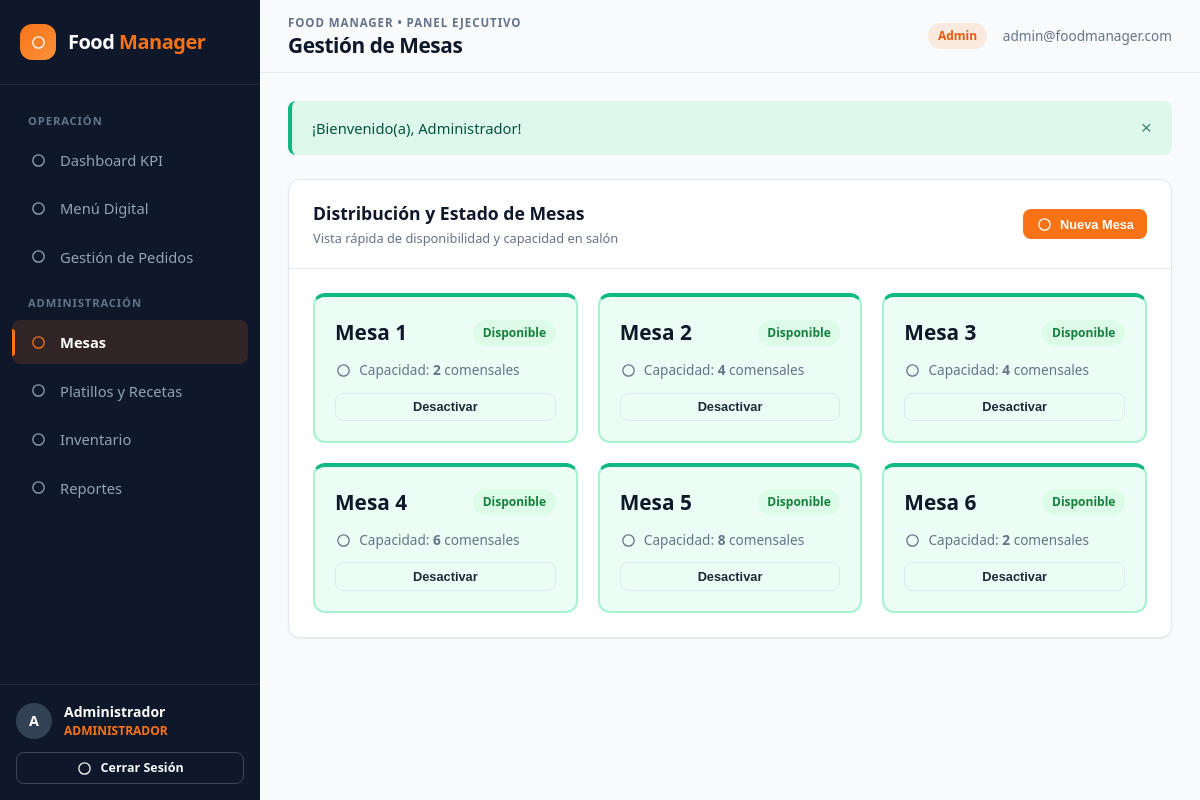
Page /views/tables/tables.php (signed in) on the committed database.
### tables this page shows
CREATE TABLE IF NOT EXISTS `mesas` (
  `id_mesa` INT AUTO_INCREMENT PRIMARY KEY,
  `numero_mesa` INT NOT NULL UNIQUE,
  `capacidad` INT NOT NULL DEFAULT 4,
  `estado` ENUM('disponible', 'ocupada', 'inactiva') NOT NULL DEFAULT 'disponible'
);

### db/mesas/acciones.php (called while the page is built, shortened)
<?php
function getTables(): array
{
    $pdo = getDbConnection();
    $stmt = $pdo->query('SELECT * FROM mesas ORDER BY numero_mesa ASC');
    return $stmt->fetchAll();
}

### views/tables/tables.php (the view, shortened to what this page needs)
<?php
require_once __DIR__ . '/../../helpers/funciones.php';
require_once __DIR__ . '/../../helpers/layout.php';
require_once __DIR__ . '/../../db/mesas/acciones.php';
$tables = getTables();
renderHeader('Gestión de Mesas', 'tables');
?>
<div class="card">
  <div class="card__header">
    <div>
      <h2 class="card__title">Distribución y Estado de Mesas</h2>
      <span class="card__subtitle">Vista rápida de disponibilidad y capacidad en salón</span>
    </div>
    <button type="button" class="btn btn--accent btn--sm" data-modal-target="modalAddTable">
      <?= renderIcon('plus') ?>
      <span>Nueva Mesa</span>
    </button>
  </div>
  <div class="card__body">
    <div class="table-grid">
      <?php foreach ($tables as $table): ?>
        <div class="table-card table-card--<?= e($table['estado']) ?>">
          <div class="table-card__header">
            <span class="table-card__number">Mesa <?= (int)$table['numero_mesa'] ?></span>
            <span class="badge <?= getStatusBadgeClass($table['estado']) ?>">
              <?= e($table['estado']) ?>
            </span>
          </div>
          <div class="table-card__capacity">
            <?= renderIcon('users') ?>
            <span>Capacidad: <strong><?= (int)$table['capacidad'] ?></strong> comensales</span>
          </div>
          <form action="tables.php" method="POST">
            <button type="submit" class="btn btn--outline btn--sm btn--block">
              <?= $table['estado'] === 'inactiva' ? 'Habilitar' : 'Desactivar' ?>
            </button>
          </form>
        </div>
      <?php endforeach; ?>
    </div>
  </div>
</div>

### helpers/funciones.php (shortened to what this page needs)
<?php
function e(?string $value): string
{
    return htmlspecialchars((string)$value, ENT_QUOTES, 'UTF-8');
}
function getStatusBadgeClass(string $status): string
{
    switch ($status) {
        case 'pagado':
        case 'disponible':
            return 'badge--success';
    }
}
function renderIcon(string $name, string $class = 'ui-icon'): string
{
    $path = $icons[$name] ?? '<circle cx="12" cy="12" r="8"/>';
    return sprintf(
        '<svg class="%s" viewBox="0 0 24 24" fill="none" stroke="currentColor" stroke-width="1.8" stroke-linecap="round" stroke-linejoin="round" aria-hidden="true">%s</svg>',
        e($class),
        $path
    );
}

### styles/style.css (style rules this page uses)
:root { --color-primary: #0F172A; --color-primary-light: #1E293B; --color-primary-hover: #334155; --color-accent: #F97316; --color-accent-hover: #EA580C; --color-accent-soft: rgba(249, 115, 22, 0.12); --color-bg: #F8FAFC; --color-card-bg: #FFFFFF; --color-text: #1E293B; --color-text-muted: #64748B; --color-border: #E2E8F0; --color-success: #10B981; --color-warning: #F59E0B; --color-danger: #EF4444; --color-info: #0284C7; --font-family: 'Segoe UI', system-ui, -apple-system, BlinkMacSystemFont, Roboto, sans-serif; --radius-sm: 8px; --radius-md: 12px; --radius-lg: 18px; --shadow-sm: 0 1px 2px rgba(15, 23, 42, 0.04), 0 1px 3px rgba(15, 23, 42, 0.03); --shadow-md: 0 4px 12px -2px rgba(15, 23, 42, 0.07), 0 2px 4px -1px rgba(15, 23, 42, 0.04); --shadow-lg: 0 18px 35px -8px rgba(15, 23, 42, 0.14), 0 6px 12px -4px rgba(15, 23, 42, 0.06); }
*, *::before, *::after { box-sizing: border-box; margin: 0; padding: 0; }
body { font-family: var(--font-family); background-color: var(--color-bg); color: var(--color-text); line-height: 1.5; min-height: 100vh; }
.card { background-color: var(--color-card-bg); border: 1px solid var(--color-border); border-radius: var(--radius-md); box-shadow: var(--shadow-sm); display: flex; flex-direction: column; overflow: hidden; }
.card__header { padding: 1.25rem 1.5rem; border-bottom: 1px solid var(--color-border); display: flex; align-items: center; justify-content: space-between; gap: 1rem; flex-wrap: wrap; }
.card__title { font-size: 1.1rem; font-weight: 700; color: var(--color-primary); }
.card__body { padding: 1.5rem; display: flex; flex-direction: column; gap: 1rem; }
.table-grid { display: flex; flex-wrap: wrap; gap: 1.25rem; }
.table-card { flex: 1 1 calc(25% - 1.25rem); min-width: 220px; background-color: var(--color-card-bg); border: 2px solid var(--color-border); border-radius: var(--radius-md); padding: 1.25rem; display: flex; flex-direction: column; gap: 0.75rem; transition: all 0.2s ease; }
.table-card--disponible { border-color: #A7F3D0; background-color: #ECFDF5; }
.table-card__header { display: flex; justify-content: space-between; align-items: center; }
.table-card__number { font-size: 1.3rem; font-weight: 800; color: var(--color-primary); }
.table-card__capacity { font-size: 0.85rem; color: var(--color-text-muted); display: flex; align-items: center; gap: 0.25rem; }
.badge { display: inline-flex; align-items: center; padding: 0.25rem 0.6rem; border-radius: 9999px; font-size: 0.75rem; font-weight: 700; text-transform: capitalize; }
.badge--success { background-color: #DCFCE7; color: #15803D; }
.btn { display: inline-flex; align-items: center; justify-content: center; gap: 0.5rem; padding: 0.65rem 1.25rem; border-radius: var(--radius-sm); font-size: 0.9rem; font-weight: 600; border: 1px solid transparent; cursor: pointer; transition: all 0.2s ease; white-space: nowrap; }
.btn--accent { background-color: var(--color-accent); color: #FFFFFF; }
.btn--outline { background-color: transparent; border-color: var(--color-border); color: var(--color-text); }
.btn--sm { padding: 0.35rem 0.75rem; font-size: 0.8rem; }
.btn--block { width: 100%; }
.ui-icon { width: 17px; height: 17px; flex-shrink: 0; display: inline-block; vertical-align: middle; }
.btn { display: inline-flex; align-items: center; justify-content: center; gap: 0.45rem; }
.card__subtitle { display: block; font-size: 0.8rem; color: var(--color-text-muted); margin-top: 0.15rem; }
.table-card { border-top: 4px solid var(--color-border); }
.table-card--disponible { border-top-color: var(--color-success); }
.table-card__capacity { display: flex; align-items: center; gap: 0.45rem; }

### rows in the picture
mesas: numero_mesa "1", estado "Disponible", capacidad "2", shows "Desactivar"
mesas: numero_mesa "2", estado "Disponible", capacidad "4", shows "Desactivar"
mesas: numero_mesa "3", estado "Disponible", capacidad "4", shows "Desactivar"
mesas: numero_mesa "4", estado "Disponible", capacidad "6", shows "Desactivar"
mesas: numero_mesa "5", estado "Disponible", capacidad "8", shows "Desactivar"
mesas: numero_mesa "6", estado "Disponible", capacidad "2", shows "Desactivar"

### other values in the picture
$initial "A"
$currentUser['nombre'] "Administrador"
$pageTitle "Gestión de Mesas"
$currentUser['correo'] "admin@foodmanager.com"
$flash['message'] "¡Bienvenido(a), Administrador!"
